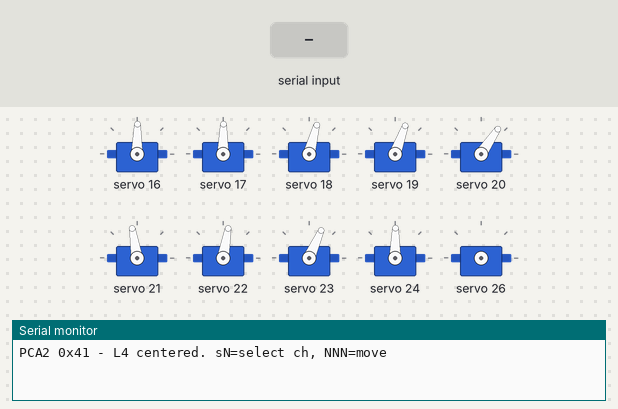
A sketch run on a simulated Arduino Uno, built with avr-gcc and run on an emulated ATmega328P. On the bench: 10 × servo, the last lines printed to the serial monitor. The test bench sets the inputs (shaded band).

Above: at 2.2 s.
2.3 s: "200\n" received over Serial
At 3.7 s:
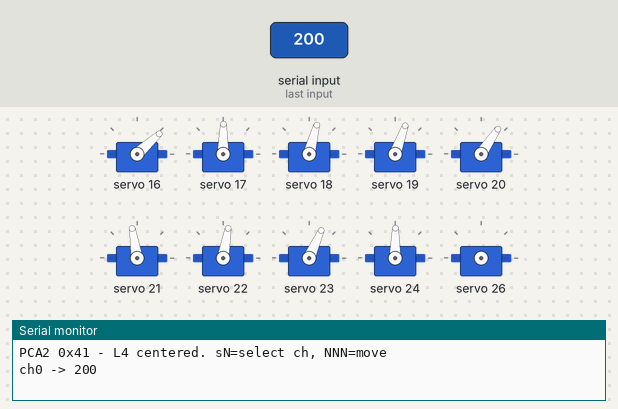
4.1 s: "s90\n" received over Serial
5.6 s: "200\n" received over Serial
At 6.17 s:
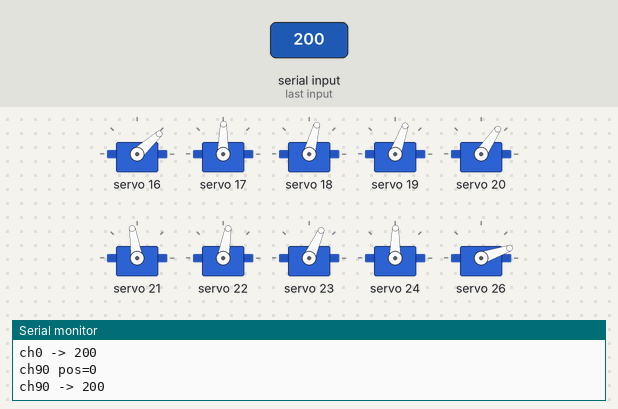
At 7.0 s:
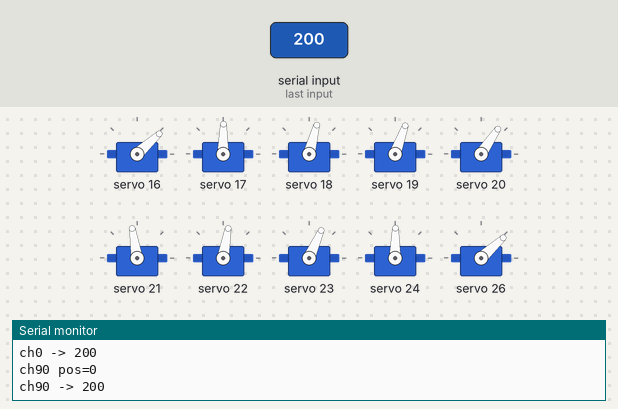
Timing chart, 0 to 8.6 s (numbered marks = the images above; inputs shaded):
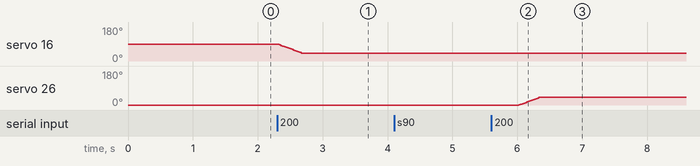

Measured:
- after the input at 2.3 s, servo 16: moves from 89° to 42° over 0.36 s, starting at once
- after the input at 5.6 s, servo 26: moves from 0° to 42° over 0.33 s, starting after 0.43 s

The sketch:

pca2_leg456.ino
```cpp
// PCA2 (0x41) - Leg 4-6 center test
// Leg 4 on ch0-2, Leg 5 on ch3-5, Leg 6 on ch6-8
// Commands: sN = select channel, NNN = move to pulse (100-480)

#include <Wire.h>
#include <Adafruit_PWMServoDriver.h>

Adafruit_PWMServoDriver pca2 = Adafruit_PWMServoDriver(0x41);

#define SERVO_FREQ 50

#define CH0_CENTER 300  // L4 Coxa
#define CH1_CENTER 300  // L4 Femur
#define CH2_CENTER 270  // L4 Tibia
#define CH3_CENTER 260  // L5 Coxa
#define CH4_CENTER 230  // L5 Femur
#define CH5_CENTER 320  // L5 Tibia
#define CH6_CENTER 280  // L6 Coxa
#define CH7_CENTER 250  // L6 Femur
#define CH8_CENTER 300  // L6 Tibia

int chPos[16];
int activeCh = 0;

void slowMove(int ch, int target) {
  if (target < 100) target = 100;
  if (target > 480) target = 480;
  int step = (target > chPos[ch]) ? 1 : -1;
  while (chPos[ch] != target) {
    chPos[ch] += step;
    pca2.setPWM(ch, 0, chPos[ch]);
    delay(3);
  }
}

void setup() {
  Serial.begin(9600);
  delay(1000);
  pca2.begin();
  pca2.setPWMFreq(SERVO_FREQ);
  delay(10);

  chPos[0] = CH0_CENTER; pca2.setPWM(0, 0, CH0_CENTER);
  chPos[1] = CH1_CENTER; pca2.setPWM(1, 0, CH1_CENTER);
  chPos[2] = CH2_CENTER; pca2.setPWM(2, 0, CH2_CENTER);
  chPos[3] = CH3_CENTER; pca2.setPWM(3, 0, CH3_CENTER);
  chPos[4] = CH4_CENTER; pca2.setPWM(4, 0, CH4_CENTER);
  chPos[5] = CH5_CENTER; pca2.setPWM(5, 0, CH5_CENTER);

  chPos[6] = CH6_CENTER; pca2.setPWM(6, 0, CH6_CENTER);
  chPos[7] = CH7_CENTER; pca2.setPWM(7, 0, CH7_CENTER);
  chPos[8] = CH8_CENTER; pca2.setPWM(8, 0, CH8_CENTER);

  for (int i = 9; i < 16; i++) chPos[i] = 280;

  Serial.println("PCA2 0x41 - L4 centered. sN=select ch, NNN=move");
}

void loop() {
  if (Serial.available()) {
    String input = Serial.readStringUntil('\n');
    input.trim();
    if (input.startsWith("s")) {
      activeCh = input.substring(1).toInt();
      Serial.print("ch"); Serial.print(activeCh);
      Serial.print(" pos="); Serial.println(chPos[activeCh]);
    } else {
      int val = input.toInt();
      if (val >= 100 && val <= 480) {
        Serial.print("ch"); Serial.print(activeCh);
        Serial.print(" -> "); Serial.println(val);
        slowMove(activeCh, val);
      }
    }
  }
}
```
